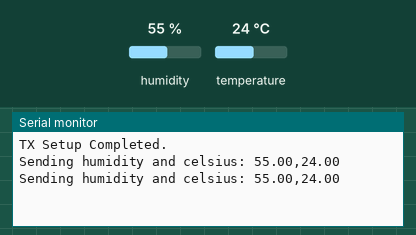
Recording of a sketch running on a simulated Arduino Uno, built with avr-gcc and run on an emulated ATmega328P. On the bench: the last lines printed to the serial monitor. The inputs (shaded band) are chosen by the test bench; at power-on: humidity 55 %, temperature 24 °C.

Above: at 2.8 s.
2.9 s: humidity set to 22 %
At 4.8 s:
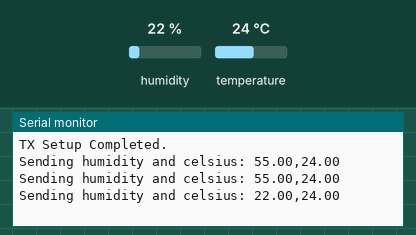
5.6 s: temperature set to 12 °C
At 7.4 s:
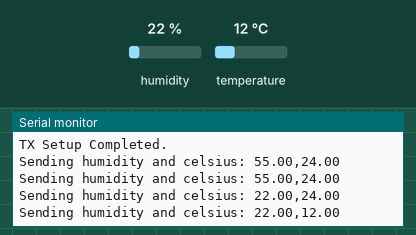
8.3 s: humidity set to 40 %
At 11.3 s:
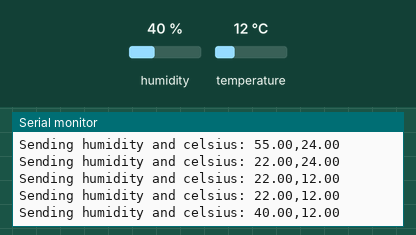
Timing chart, 0 to 12.8 s (numbered marks = the images above; inputs shaded):
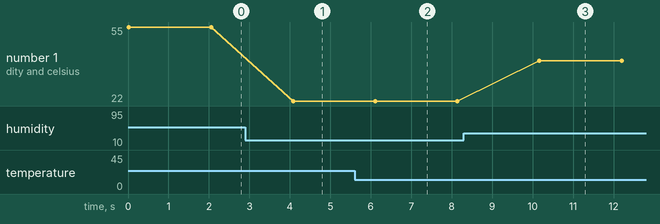

Measured:
- after the input at 2.9 s, the serial monitor: prints a new line after 1.2 s (image 1)
- after the input at 5.6 s, the serial monitor: prints a new line after 0.51 s (image 2)
- after the input at 8.3 s, the serial monitor: prints a new line after 1.9 s (image 3)
- plotted number 1: 55 → 22 after the input at 2.9 s, 22 → 40 after the input at 8.3 s

The sketch:

slave_reference.ino
```cpp
// Pairing and sending process adapted from:
// https://www.youtube.com/watch?v=U8ogrhu3qWo&t=1s


#include "Arduino_Bluetooth_Link_TX.h"
#include <SoftwareSerial.h>
#include "DHT.h"

SoftwareSerial sws(2, 3);

// pin 7
DHT dht(7, DHT11);

float humidity, celsius;

void setup()
{
	Serial.begin(9600);
	sws.begin(38400);
	Serial.println("TX Setup Completed.");
  dht.begin();
}

void loop()
{
	humidity = dht.readHumidity();
  celsius = dht.readTemperature();

  // Simple counter
	static unsigned long counter=0;

  Serial.print("Sending humidity and celsius: ");
  Serial.print(humidity);
  Serial.print(",");
  Serial.println(celsius);
  sws.print(humidity);
  sws.print(",");
  sws.println(celsius);

	// delay in ms
	delay(2000);
}
```

Arduino_Bluetooth_Link_TX.h
```cpp
// Only modify this file to include
// - function definitions (prototypes)
// - include files
// - extern variable definitions
// In the appropriate section

#ifndef _Arduino_Bluetooth_Link_TX_H_
#define _Arduino_Bluetooth_Link_TX_H_
#include "Arduino.h"
//add your includes for the project Arduino_Bluetooth_Link_TX here


//end of add your includes here


//add your function definitions for the project Arduino_Bluetooth_Link_TX here


//Do not add code below this line
#endif /* _Arduino_Bluetooth_Link_TX_H_ */
```
